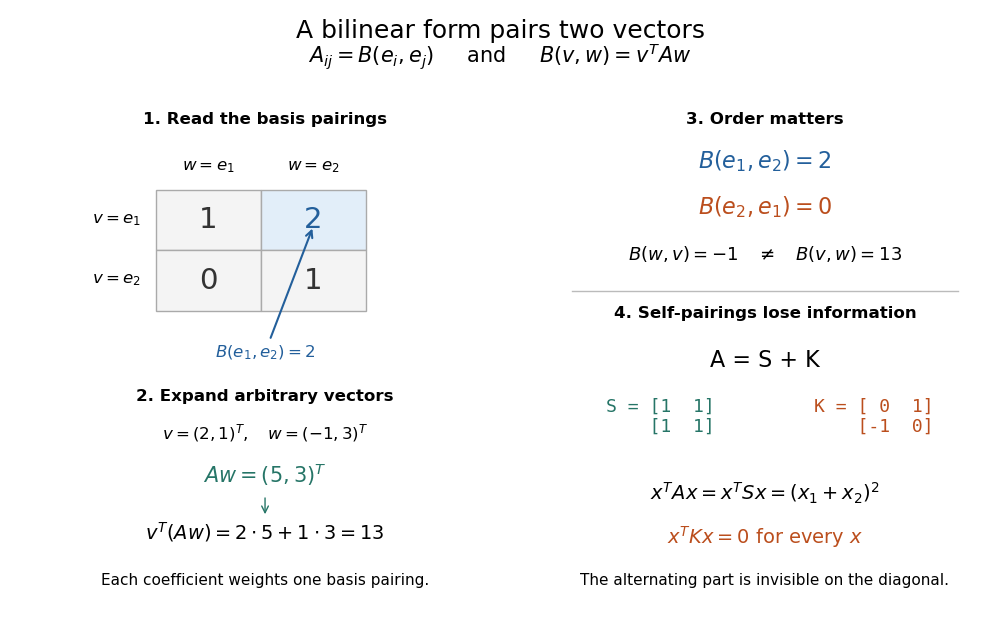

This figure's Python source:
"""Illustrate basis pairings, vector evaluation, and lost alternating data.

Save bilinear-form-pairings.png to CWD on an opaque white background.
Tested with Python 3.14.4, NumPy 2.3.5, and Matplotlib 3.10.7.
"""

from pathlib import Path

import matplotlib

matplotlib.use("Agg")
import matplotlib.pyplot as plt
from matplotlib.patches import Rectangle
import numpy as np


def main():
    a = np.array([[1, 2], [0, 1]])
    v, w = np.array([2, 1]), np.array([-1, 3])
    e1, e2 = np.eye(2, dtype=int)
    s, k = (a + a.T) / 2, (a - a.T) / 2
    assert e1 @ a @ e2 == 2 and e2 @ a @ e1 == 0
    assert v @ a @ w == 13 and w @ a @ v == -1
    assert np.array_equal(s + k, a) and np.array_equal(k.T, -k)
    for x in (e1, e2, v, w, np.array([1, -1])):
        assert x @ a @ x == x @ s @ x == (x[0] + x[1]) ** 2
        assert x @ k @ x == 0

    blue, orange, green = "#235f9b", "#bb4e1d", "#267567"
    plt.rcParams.update({"font.size": 12, "figure.facecolor": "white"})
    fig, axes = plt.subplots(1, 2, figsize=(10, 6.3), facecolor="white")
    fig.subplots_adjust(left=0.055, right=0.975, top=0.83, bottom=0.06, wspace=0.19)
    for ax in axes:
        ax.set_xlim(0, 1)
        ax.set_ylim(0, 1)
        ax.axis("off")
    fig.suptitle("A bilinear form pairs two vectors", fontsize=18, y=0.97)
    fig.text(0.5, 0.9, r"$A_{ij}=B(e_i,e_j)$     and     $B(v,w)=v^T A w$", ha="center", fontsize=15)
    left, right = axes
    left.text(0.5, 0.99, "1. Read the basis pairings", ha="center", va="top", weight="bold")
    x0, y0, width, height = 0.24, 0.58, 0.25, 0.125
    for i in range(2):
        for j in range(2):
            x, y = x0 + j * width, y0 + (1 - i) * height
            active = (i, j) == (0, 1)
            left.add_patch(Rectangle((x, y), width, height,
                                    facecolor="#e2eef9" if active else "#f4f4f4",
                                    edgecolor="#aaaaaa", linewidth=1))
            left.text(x + width / 2, y + height / 2, str(a[i, j]),
                      ha="center", va="center", fontsize=21, color=blue if active else "#333333")
    for j in range(2):
        left.text(x0 + (j + 0.5) * width, 0.87, rf"$w=e_{j+1}$", ha="center")
    for i in range(2):
        left.text(0.205, y0 + (1.5 - i) * height, rf"$v=e_{i+1}$", ha="right", va="center")
    left.annotate(r"$B(e_1,e_2)=2$", xy=(0.615, 0.755), xytext=(0.5, 0.485),
                  ha="center", color=blue,
                  arrowprops={"arrowstyle": "->", "color": blue, "lw": 1.5})
    left.text(0.5, 0.395, "2. Expand arbitrary vectors", ha="center", weight="bold")
    left.text(0.5, 0.315, r"$v=(2,1)^T,\quad w=(-1,3)^T$", ha="center")
    left.text(0.5, 0.225, r"$Aw=(5,3)^T$", ha="center", color=green, fontsize=15)
    left.annotate("", (0.5, 0.155), (0.5, 0.2), arrowprops={"arrowstyle": "->", "color": green})
    left.text(0.5, 0.11, r"$v^T(Aw)=2\cdot5+1\cdot3=13$", ha="center", fontsize=14)
    left.text(0.5, 0.015, "Each coefficient weights one basis pairing.", ha="center", fontsize=11)

    right.text(0.5, 0.99, "3. Order matters", ha="center", va="top", weight="bold")
    right.text(0.5, 0.875, r"$B(e_1,e_2)=2$", ha="center", color=blue, fontsize=16)
    right.text(0.5, 0.78, r"$B(e_2,e_1)=0$", ha="center", color=orange, fontsize=16)
    right.text(0.5, 0.685, r"$B(w,v)=-1\quad\ne\quad B(v,w)=13$", ha="center", fontsize=13)
    right.plot([0.04, 0.96], [0.62, 0.62], color="#bbbbbb", lw=1)
    right.text(0.5, 0.565, "4. Self-pairings lose information", ha="center", weight="bold")
    right.text(0.5, 0.465, "A = S + K", ha="center", fontsize=16)
    right.text(0.25, 0.33, "S = [1  1]\n    [1  1]", ha="center", fontfamily="monospace", fontsize=13, color=green)
    right.text(0.76, 0.33, "K = [ 0  1]\n    [-1  0]", ha="center", fontfamily="monospace", fontsize=13, color=orange)
    right.text(0.5, 0.19, r"$x^T A x=x^T S x=(x_1+x_2)^2$", ha="center", fontsize=14)
    right.text(0.5, 0.1, r"$x^T K x=0$ for every $x$", ha="center", color=orange, fontsize=14)
    right.text(0.5, 0.015, "The alternating part is invisible on the diagonal.", ha="center", fontsize=11)
    fig.savefig(Path.cwd() / (Path(__file__).stem + ".png"), dpi=100,
                facecolor="white", transparent=False)
    plt.close(fig)


if __name__ == "__main__":
    main()
